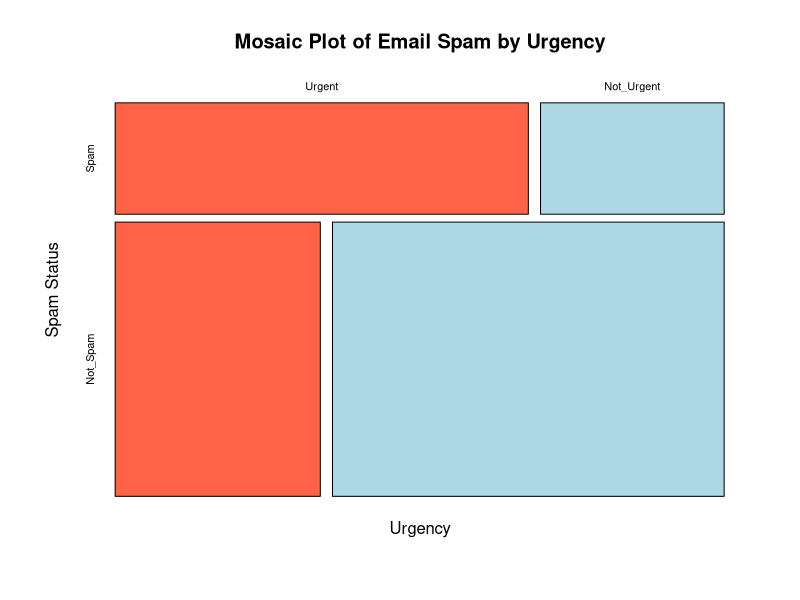
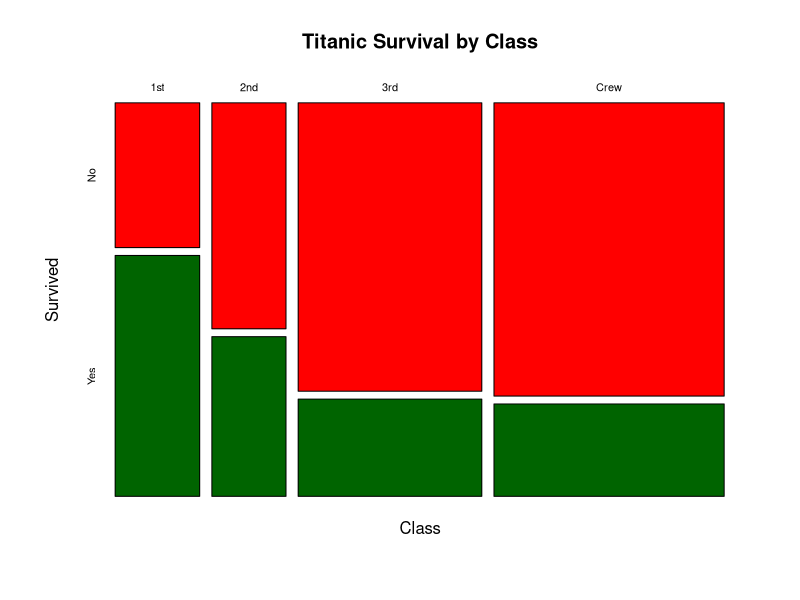

R code for these plots, in order:
## ---- chunk 1
# Step 1: Create the contingency matrix
email_matrix <- matrix(c(9, 11, 4, 21), nrow = 2, byrow = FALSE,
                       dimnames = list(Spam_Status = c("Spam", "Not_Spam"),
                                       Urgency = c("Urgent", "Not_Urgent")))

# Step 2: Mosaic plot with custom colors
mosaicplot(email_matrix, color = c("tomato", "lightblue"), 
           main = "Mosaic Plot of Email Spam by Urgency",
           xlab = "Urgency", ylab = "Spam Status", 
           sort = 1:2, dir = c("h", "v"))
## ---- chunk 2
# Extract values
a <- email_matrix["Spam", "Urgent"]
b <- email_matrix["Not_Spam", "Urgent"]
c <- email_matrix["Spam", "Not_Urgent"]
d <- email_matrix["Not_Spam", "Not_Urgent"]

# Compute conditional probabilities
odds_ratio <- (a / b) / (c / d)
odds_ratio
## ---- chunk 3
# Perform one-sided Fisher's exact test
fisher_result <- fisher.test(email_matrix, alternative = "greater")
fisher_result
## ---- chunk 4
# Create the table and then use it to make a mosaicplot
titanic_CS <- margin.table(Titanic, margin = c(1, 4))
mosaicplot(titanic_CS, main = "Titanic Survival by Class", color = c("red", "darkgreen"))

## ---- chunk 5
# Do the test
chisq.test(titanic_CS)

## ---- chunk 6
# Get the expected values
test_result <- chisq.test(titanic_CS)
test_result$expected

# The real values
titanic_CS
## ---- chunk 7
# get the 3rd and crew rows from our table
third_crew <- titanic_CS[c("3rd", "Crew"), ]

# make it a matrix and then test as alternative greater since the first row is 3rd class and we want to know if first class has a better survival chance
survival_table <- as.matrix(third_crew)
fisher.test(survival_table, alternative = "greater")

